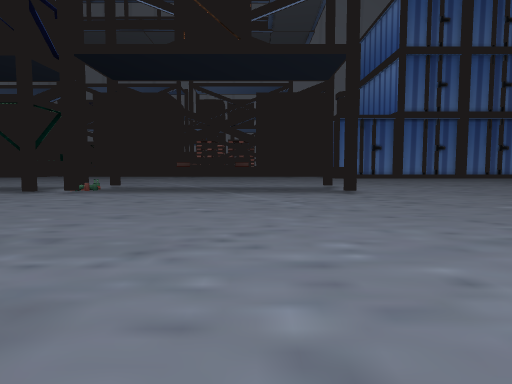
view 1 (above)

21 first-person views from a walk through a 3-D level made in the Unity game engine. The camera is 1.3 m above the floor, tilts 4° down and sees 75° across. The floor is counted in squares, 2 m on a side. Each view is taken from the middle of a square. On the plan, view 1 faces up. The plan holds only what a view shows up to about 10 squares ahead; the rest is blank. The place goes on beyond the plan. The player is left out.

view 2
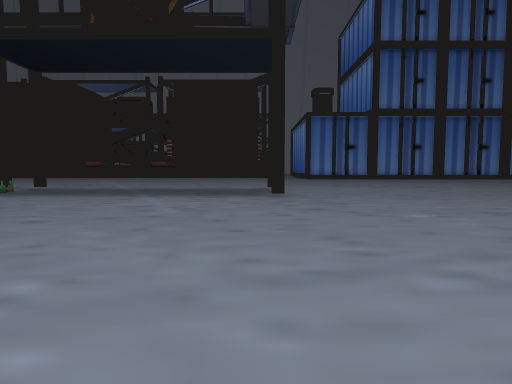

view 3
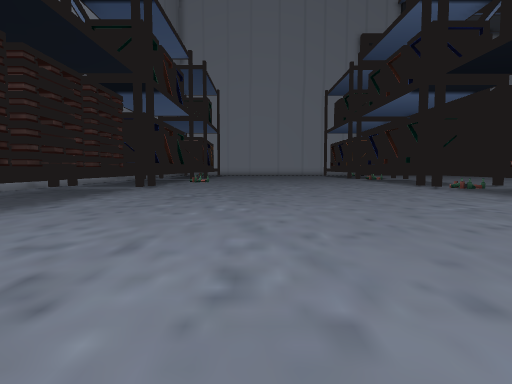

view 4
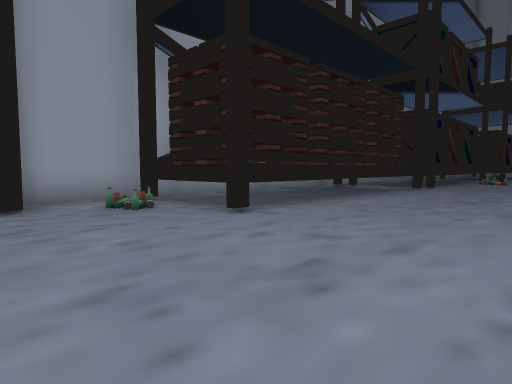

view 5
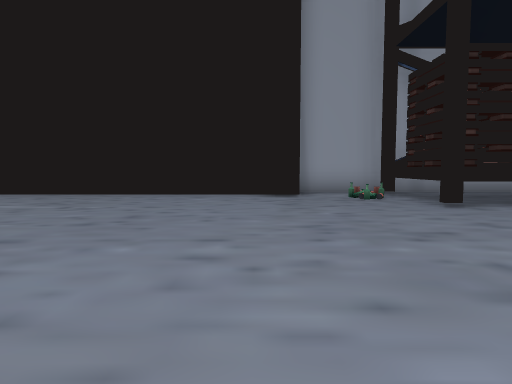

view 6
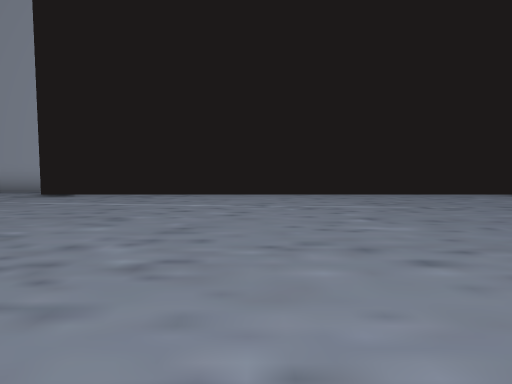

view 7
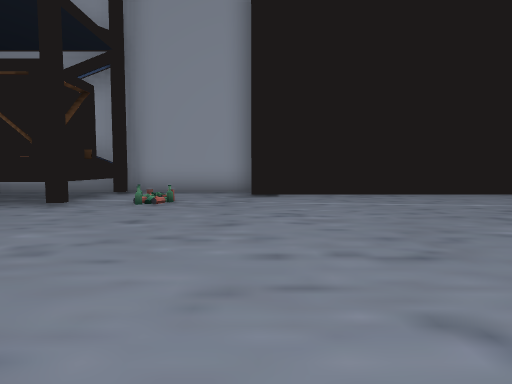

view 8
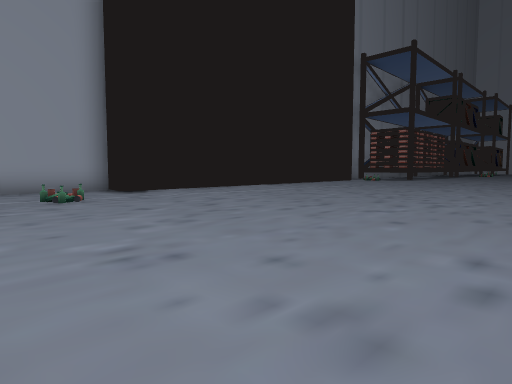

view 9
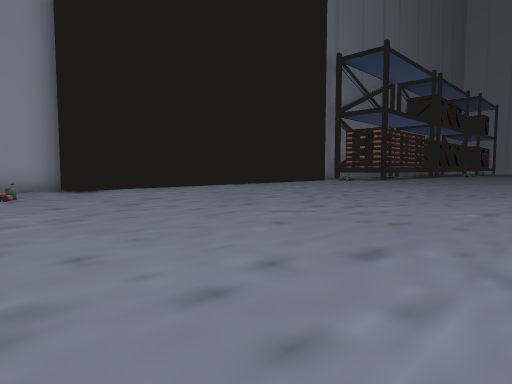

view 10
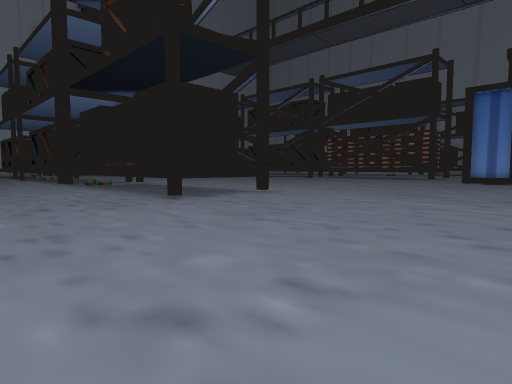

view 11
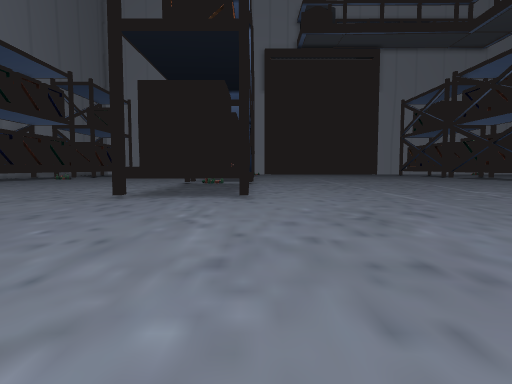

view 12
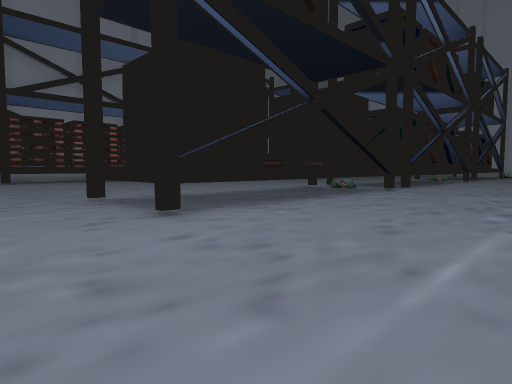

view 13
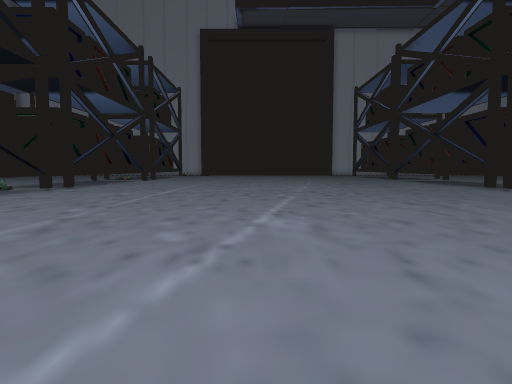

view 14
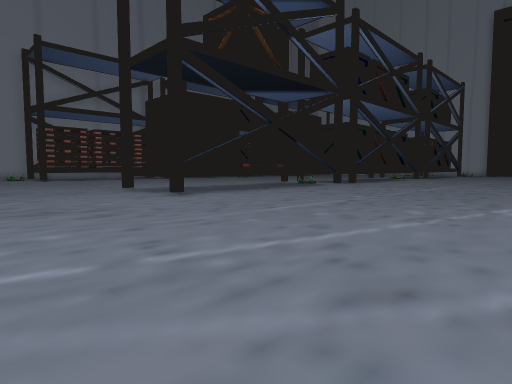

view 15
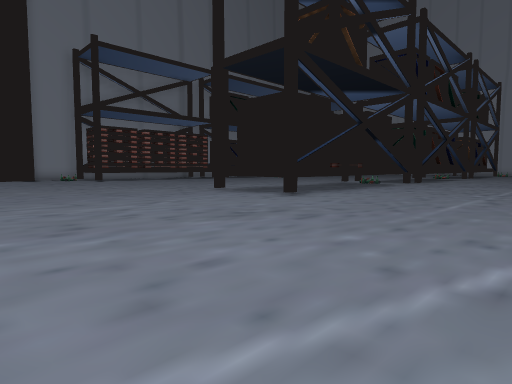

view 16
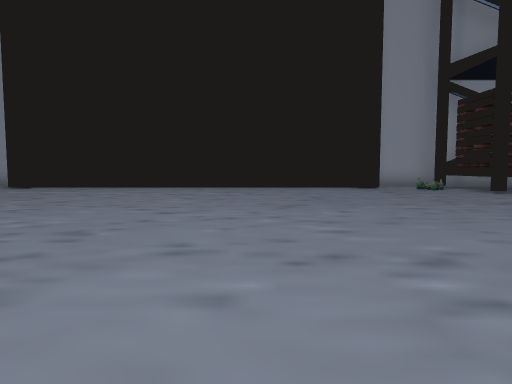

view 17
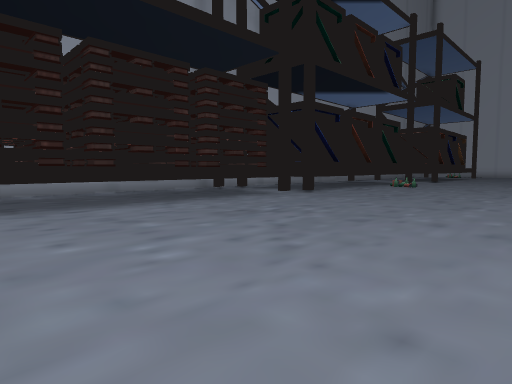

view 18
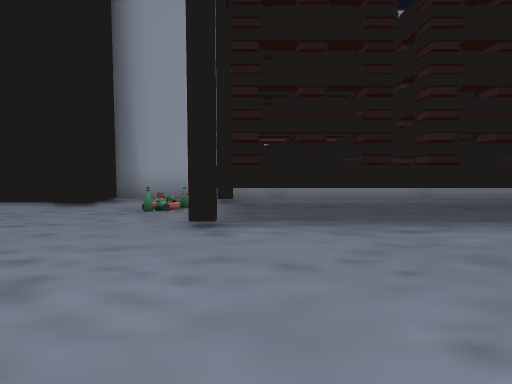

view 19
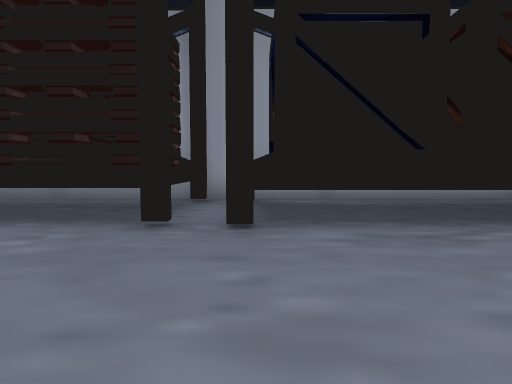

view 20
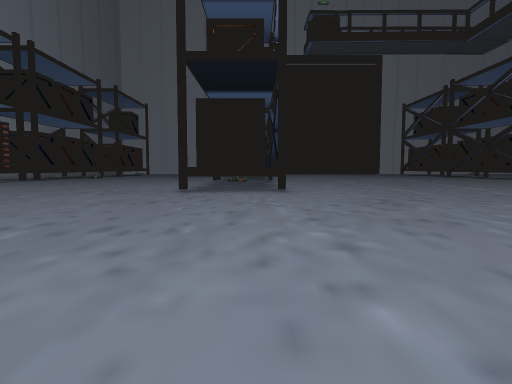

view 21
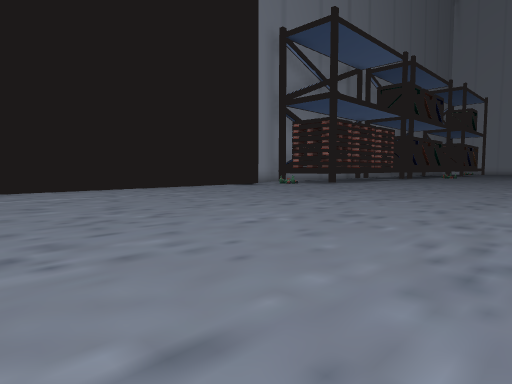

### Floor plan
Points are (right, up) in squares from view 1. A wall is a line through its corners. A room is listed if a view was taken in it or the views show most of it. See-through windows are left out.
Room 1 (views 1, 2, 3, 4, 5, 6, 7, 8, 9, 10, 11, 12, 13, 14, 15, 16, 17, 18, 19, 20, 21)
walls: (2.8, 11.6) (1.6, 11.6); (2, 11.4) (2, 9) (2.8, 9); (2, 9.2) (0.5, 9.2); (0, 11.3) (1.4, 11.3); (-0.1, 9.2) (-2.3, 9.2); (-2.3, 11.3) (-0.1, 11.3); (-2.4, 9.2) (-4.5, 9.2); (-4.5, 11.3) (-2.4, 11.3); (-5.1, 11.7) (2.5, 11.7) (2.5, 9) (-5.1, 9); (-5.9, 9) (-7, 9); (-6.5, 9.2) (-7.1, 9.2); (0.2, -1.2) (2.4, -1.2); (2.5, -2.5) (2.5, -3.5); (5.5, -3.4) (16.5, -3.4) (16.4, -2.9) (17.1, -2.9) (17.1, -4.3) (21.5, -4.3); (-2.2, -1.2) (-0.1, -1.2) (-0.1, -2.2); (-4.6, -1.2) (-2.5, -1.2); (-5.1, -0.8) (2.5, -0.8) (2.5, -1.5); (-0.5, -4.3) (4.9, -4.3) (5, -2.9) (5.6, -2.9); (-8.5, -0.8) (-6.1, -0.8); (-8.4, -1.2) (-6.1, -1.2); (21, -1.3) (21.5, -1.3); (20.3, -3.6) (21.2, -3.7); (20.6, -3.8) (20.6, -1.2) (21.5, -1.2); (21, -3.4) (21, -2.4)
ways out: opening at (0, -4)
objects: other object (1, -3) to (2, -2); other object (4, -2); other object (19, -1)

Where each view was taken, in squares from view 1:
view 1: 0 up, 0 right, facing up
view 2: 1 up, 2 right, facing up
view 3: 3 up, 6 right, facing left
view 4: 3 up, 6 right, facing down-left
view 5: 5 up, 6 right, facing down
view 6: 5 up, 12 right, facing down
view 7: 5 up, 17 right, facing down
view 8: 6 up, 21 right, facing down-left
view 9: 7 up, 20 right, facing down-left
view 10: 5 up, 9 right, facing up-left
view 11: 12 up, 10 right, facing left
view 12: 16 up, 5 right, facing down-left
view 13: 18 up, 5 right, facing left
view 14: 19 up, 7 right, facing down-left
view 15: 17 up, 9 right, facing down-left
view 16: 8 up, 9 right, facing down
view 17: 5 up, 2 right, facing down-left
view 18: 3 up, 2 right, facing down
view 19: 3 up, 6 left, facing down
view 20: 11 up, 12 right, facing left
view 21: 7 up, 15 right, facing down-left
